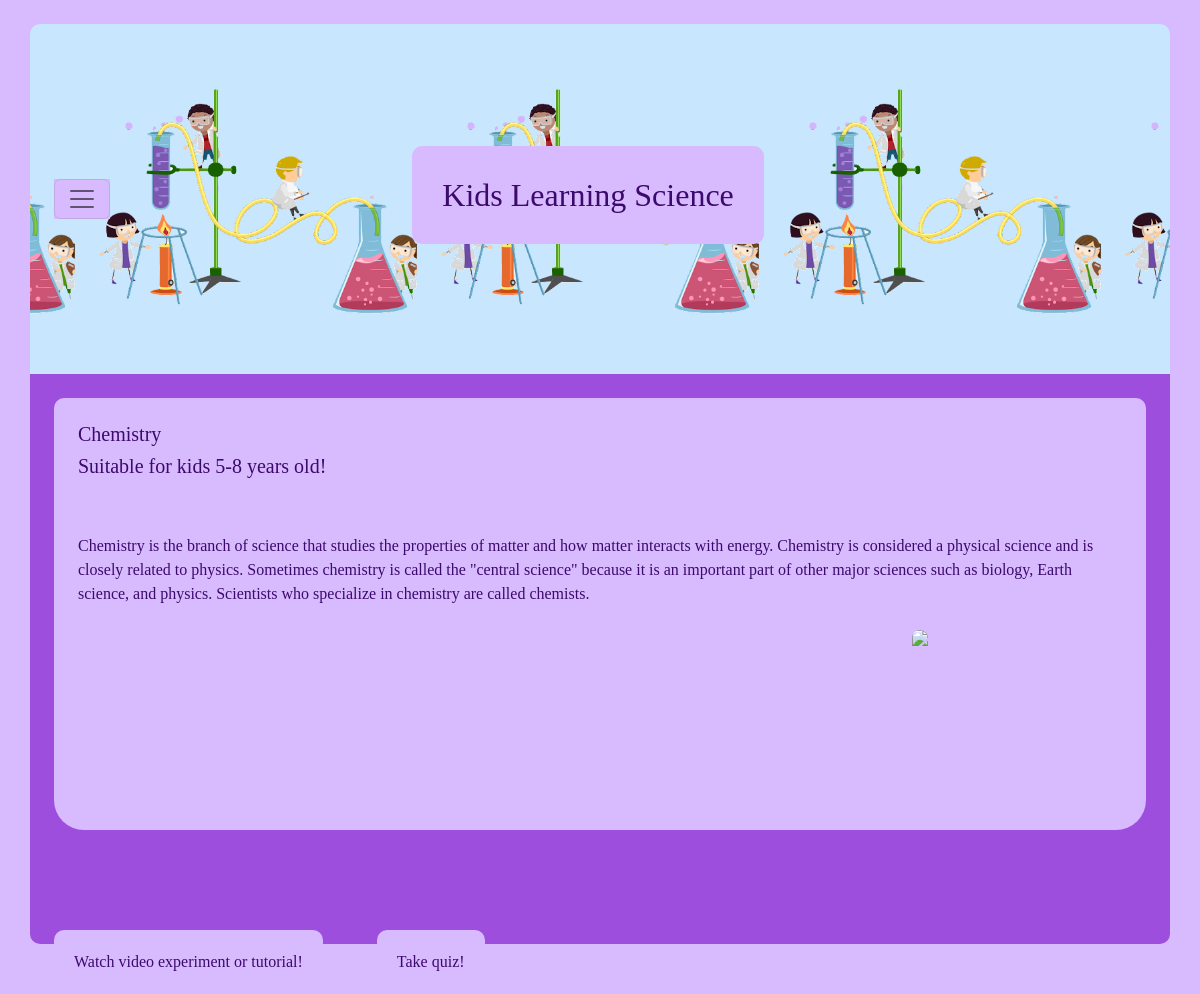
The app's page /chemistry/basic/ with its own data.
### HW5App/models.py (models this page shows, shortened)
class Course(models.Model):
    title = models.CharField(max_length=50)
    description = models.TextField(max_length=1000, null=True)
    topic = models.ForeignKey(Topic, on_delete=models.CASCADE)
    age = models.ForeignKey(AgeGroup, on_delete=models.CASCADE)

class Topic(models.Model):
    title = models.CharField(max_length=50)

class AgeGroup(models.Model):
    title = models.CharField(max_length=50)

### HW5App/views.py (the view)
# urls.py: path('chemistry/basic/', chem1, name="chem1"),
def chem1(request):
    try:
        courses = Course.objects.all()
    except Course.DoesNotExist:
        courses = None
    context = {"courses": list(courses)}
    return render(request, "chem1.html",  context=context)

### templates/chem1.html (shortened to what this page needs)
<!DOCTYPE html>
<html lang="en">
<head>
    <link href="https://cdn.jsdelivr.net/npm/bootstrap@5.2.0-beta1/dist/css/bootstrap.min.css" rel="stylesheet"
>
        {% load static %} background-image: url('{% static 'kids.png'%}');
</head>
<body>
<div class="container">
    <nav class="navbar mt-4 p-4">
        <div>
            <button class="navbar-toggler " type="button" data-bs-toggle="offcanvas" data-bs-target="#offcanvasNavbar"
                    aria-controls="offcanvasNavbar">
                <span class="navbar-toggler-icon"></span>
            </button>
        </div>
        <h2 class="title">Kids Learning Science</h2>
    </nav>
    <div class="jumbotron p-4 text-left">
        <div id="div1">
            <div class="p-4 border-top-custom">
                <h5>{{ courses.3.topic.title }}</h5>
                <h5>Suitable for kids {{ courses.3.age.title }} years old!</h5>
            </div>
            <div class="p-4">
                {{ courses.3.description }}
            </div>
            <img style="float: right; margin-right: 20%; border-radius: 10px; height: 200px"
                 src="https://www.theschoolrun.com/sites/theschoolrun.com/files/article_images/best_chemistry_sets_for_children.jpg">
            <p class="lead"></p>
        </div>
        <button class="watch">Watch video experiment or tutorial!</button>
        <button class="watch">Take quiz!</button>
    </div>
</div>
</body>
</html>

### records on screen
Course: topic.title "Chemistry", age.title "5-8", description "Chemistry is the branch of science that studies the properties of matter and how matter interacts with energy. Chemistry is considered a physical science and is closely related to physics. Sometimes chemistry is called the \"central science\" because it is an important part of other major sciences such as biology, Earth science, and physics. Scientists who specialize in chemistry are called chemists."
